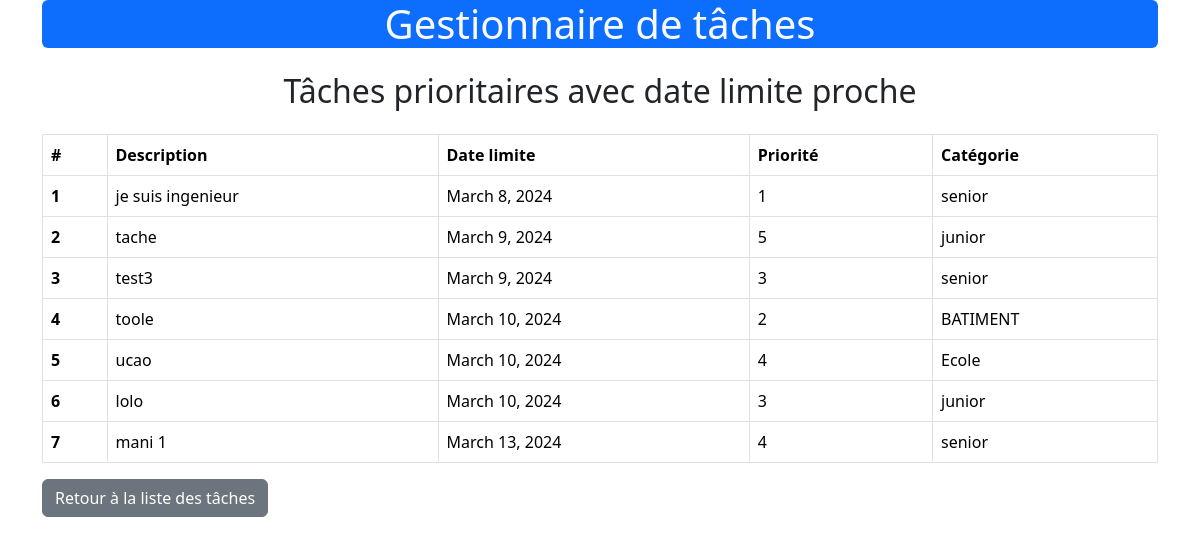
Page /prioritize/ on the committed database.
### tasks/models.py (models this page shows, shortened)
class Task(models.Model):
    PRIORITIES = (
        (1, '1'),
        (2, '2'),
        (3, '3'),
        (4, '4'),
        (5, '5'),
    )
    description = models.CharField(max_length=200)
    deadline = models.DateField()
    priority = models.IntegerField(choices=PRIORITIES)
    category = models.ForeignKey(Category, on_delete=models.CASCADE)

class Category(models.Model):
    name = models.CharField(max_length=100)
    def __str__(self):
        return self.name

### tasks/views.py (the view)
# urls.py: path('prioritize/', views.prioritize_tasks, name='prioritize_tasks'),
def prioritize_tasks(request):
    tasks_near_deadline = Task.objects.filter(deadline__lte=timezone.now() + timezone.timedelta(days=7)).order_by('deadline')
    return render(request, 'tasks/prioritize_tasks.html', {'tasks_near_deadline': tasks_near_deadline})

### tasks/templates/tasks/prioritize_tasks.html (shortened to what this page needs)
{% extends 'base.html' %}
{% block content %}
<div class="container mt-4">
    <h2 class="text-center mt-4">Tâches prioritaires avec date limite proche</h2>
    <table class="table table-bordered mt-4">
        <thead>
            <tr>
                <th scope="col">#</th>
                <th scope="col">Description</th>
                <th scope="col">Date limite</th>
                <th scope="col">Priorité</th>
                <th scope="col">Catégorie</th>
            </tr>
        </thead>
        <tbody>
            {% for task in tasks_near_deadline %}
                <tr>
                    <th scope="row">{{ forloop.counter }}</th>
                    <td>{{ task.description }}</td>
                    <td>{{ task.deadline }}</td>
                    <td>{{ task.priority }}</td>
                    <td>{{ task.category }}</td>
                </tr>
            {% endfor %}
        </tbody>
    </table>
    <div>
        <a href="{% url 'task_list' %}" class="btn btn-secondary">Retour à la liste des tâches</a>
    </div>
</div>
{% endblock %}

### rows in the picture
Task: description "je suis ingenieur", deadline "March 8, 2024", priority "1", category "senior"
Task: description "tache", deadline "March 9, 2024", priority "5", category "junior"
Task: description "test3", deadline "March 9, 2024", priority "3", category "senior"
Task: description "toole", deadline "March 10, 2024", priority "2", category "BATIMENT"
Task: description "ucao", deadline "March 10, 2024", priority "4", category "Ecole"
Task: description "lolo", deadline "March 10, 2024", priority "3", category "junior"
Task: description "mani 1", deadline "March 13, 2024", priority "4", category "senior"
